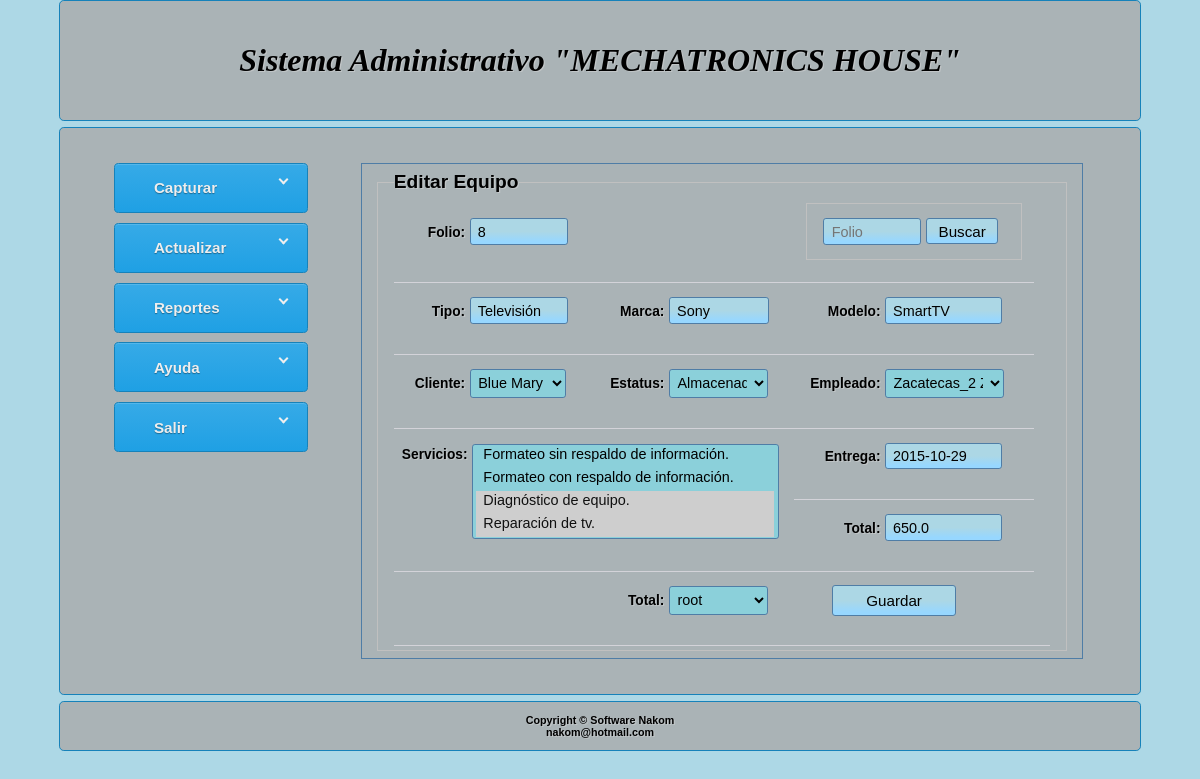
Before: /administrative/equip/edit/23/ with the older database file.
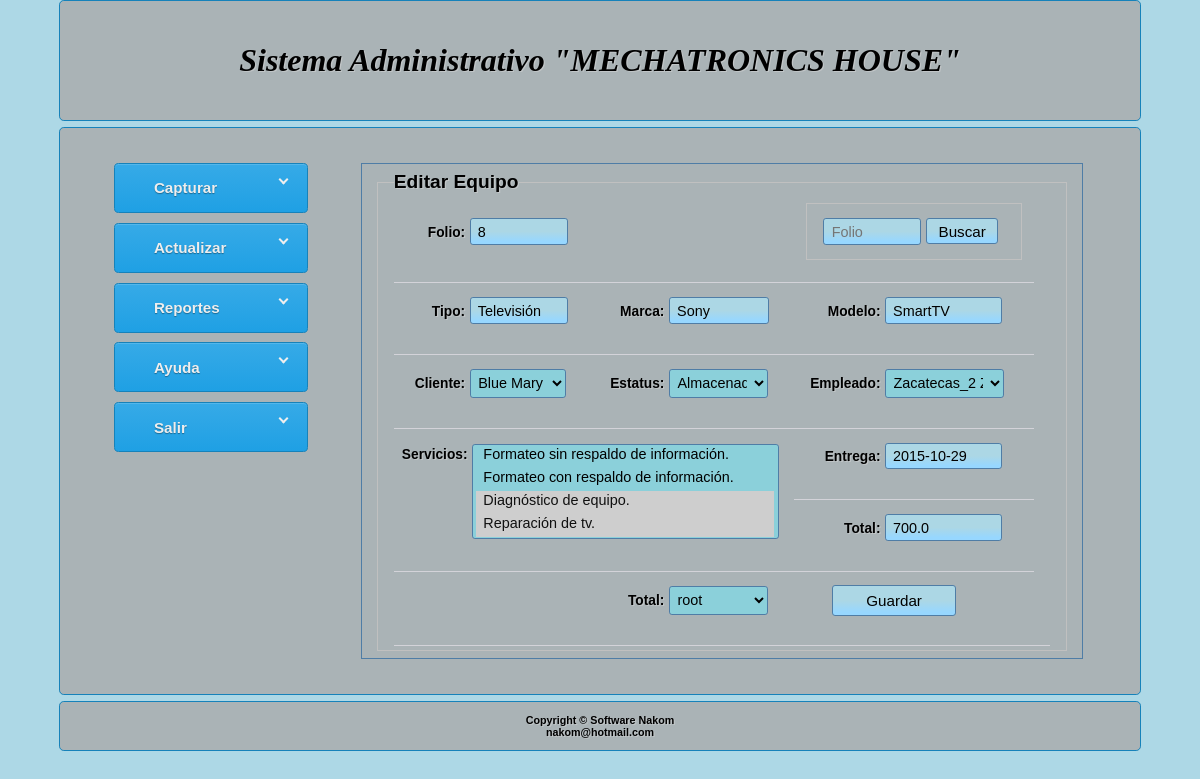
After: the same page with the newer database file.
### mechatronics/models.py (models this page shows, shortened)
class Equipo(models.Model):
    CHOICES_ESTATUS = (
        ('almacenado', 'Almacenado'),
        ('diagnosticado', 'Diagnosticado'),
        ('reparado', 'Reparado'),
        ('entregado', 'Entregado'),
        ('inreparable', 'Irreparable'),
    )
    folio = models.CharField(max_length=6, unique=True, help_text='Número de Folio')
    tipo = models.CharField(max_length=22, help_text='Información del equipo')
    marca = models.CharField(max_length=22, help_text='Marca del equipo')
    modelo = models.CharField(max_length=22, help_text='Modelo del equipo')
    ingreso = models.DateField(auto_now=True,
                               help_text='Fecha de ingreso del equipo')
    entrega = models.DateField(help_text='Fecha tentativa de entrega')
    estatus = models.CharField(max_length=13, default='almacenado',
                               choices=CHOICES_ESTATUS)
    servicios = models.ManyToManyField(Servicio,
                                       help_text='Servicios aplicados')
    total = models.FloatField(default=0.0, verbose_name='Costo total')
    cliente = models.ForeignKey(Cliente,
                                help_text='Propietario del equipo')
    empleado = models.ForeignKey(Empleado, verbose_name='Asignación',
                                 help_text='Empleado asignado al equipo')
    registro = models.ForeignKey(User, verbose_name='Registró',
                                 help_text='Usuario que registró el equipo')

### mechatronics/views.py (the view, shortened to what this page needs)
# urls.py: url(r'^administrative/equip/edit/(?P<id_equip>.*)/$', views.equip_edit),
def equip_edit(request, id_equip):
    if request.method == 'GET':
        equip = Equipo.objects.get(id=id_equip)
        form_equip = FormEquipo(instance=equip)
        p = request.GET.get('page')
        q = request.GET.dict()
        context = {'formEquip': form_equip, 'query': q, 'page': p}
        template_name = 'mechatronics/equip_edit.html'
        return render(request, template_name, context)
    return HttpResponseRedirect(url)

### mechatronics/forms.py
class FormEquipo(ModelForm):
    class Meta:
        model = Equipo
        fields = ['folio', 'tipo', 'marca', 'modelo',
                  'entrega', 'estatus', 'servicios',
                  'total', 'cliente', 'empleado', 'registro']

### mechatronics/models.py (called while the page is built)
    def __unicode__(self):
        return '%s %s' % (self.nombre, self.apellido, )

    def __unicode__(self):
        return '%s %s' % (self.nombre, self.apellido, )

    def __unicode__(self):
        return self.servicio

### mechatronics/templates/mechatronics/equip_edit.html (shortened to what this page needs)
{% extends 'mechatronics/base_equip.html' %}
{% block title_2 %} Editar Equipo {% endblock %}

### mechatronics/templates/mechatronics/base_equip.html (shortened to what this page needs)
{% extends 'mechatronics/base.html' %}
{% block right_of_nav %}
    <fieldset>
        <legend>
            {% block title_2 %}{% endblock %}
        </legend>
        <form action='.' method='POST'> {% csrf_token %}
          <table>
            <tr>
              <td> {{ formEquip.folio.errors }} <label for="id_folio"> Folio: </label> {{ formEquip.folio }}  </td>
              <td> </td>
              <td>
                <fieldset>
                    <input type="text" name="folioQuery" value=""  placeholder="Folio">
                    <input type="submit" name="submitFolio" value="Buscar" class="btn-buscar">
                </fieldset>
              </td>
            <tr>
              <td> {{ formEquip.tipo.errors }} <label for="id_tipo"> Tipo: </label> {{ formEquip.tipo }} </td>
              <td> {{ formEquip.marca.errors }} <label for='id_marca'> Marca: </label> {{ formEquip.marca }} </td>
              <td> {{ formEquip.modelo.errors }} <label for='id_modelo'> Modelo: </label> {{ formEquip.modelo }} </td>
            </tr>
            <tr>
              <td>{{ formEquip.cliente.errors }} <label for='id_cliente'> Cliente: </label> {{ formEquip.cliente }}</td>
              <td> {{ formEquip.estatus.errors }} <label for="id_estatus"> Estatus: </label> {{ formEquip.estatus }} </td>
              <td> {{ formEquip.empleado.errors }} <label for="empleado"> Empleado: </label> {{ formEquip.empleado }} </td>
            </tr>
            <tr>
              <td colspan="2" rowspan="2">
                  {{ formEquip.servicios.errors }} <label for='id_servicios'> Servicios: </label> {{formEquip.servicios}}
              </td>
              <td> {{ formEquip.entrega.errors }} <label for='id_entrega'> Entrega: </label> {{ formEquip.entrega }} </td>
            </tr>
            <tr>
              <td> {{ formEquip.total.errors }} <label for="total"> Total: </label> {{ formEquip.total }} </td>
            </tr>
            <tr>
              <td> </td>
              <td> {{ formEquip.registro.errors }} <label for="total"> Total: </label> {{ formEquip.registro }} </td>
              <td> {{ formEquip.empleado.errors }} <input type='submit' name ='submitEquip' value='Guardar' class='btn-guardar'/> </td>
              <td> </td>
            </tr>
          </table>
        </form>
    </fieldset>
{% endblock %}

### mechatronics/templates/mechatronics/base.html (shortened to what this page needs)
{% load staticfiles %}
<!DOCTYPE html>
<html lang = "es">
<head>
    <link rel='stylesheet' type='text/css' href="{% static 'css/normalize.css' %}"/>
    <link rel='stylesheet' type='text/css' href="{% static 'mechatronics/css/base.css' %}"/>
    <link rel='stylesheet' type='text/css' href="{% static 'mechatronics/css/base_forms.css' %}"/>
    <link rel='stylesheet' type='text/css' href="{% static 'mechatronics/css/datepicker.css' %}"/>
    <link rel='stylesheet' type='text/css' href="{% static 'mechatronics/css/popups.css' %}"/>
</head>
<body>
    <div class='container'>
        <header>
            <div class='logo'>
                    <h1> Sistema Administrativo "MECHATRONICS HOUSE" </h1>
            </div>
        </header>
    </div>
    <div class='container'>
        <div class='wrapper'>
            <nav>
                <ul>
                    <li> <a href='#'> Capturar </a>
                    </li>
                    <li> <a href='#'> Actualizar </a>
                    </li>
                    <li> <a href='#'> Reportes </a>
                    </li>
                    <li> <a href='#'> Ayuda </a>
                    </li>
                    <li> <a href='#'> Salir </a>
                    </li>
                </ul>
            </nav>
            <div class="right_of_nav">
                {% block right_of_nav %}{% endblock %}
            </div>
        </div>
    </div>
    <footer class="container">
        <div class="bloque_footer">
            <h6>
                <br> Copyright © Software Nakom
                <br> nakom@hotmail.com
                <br> <br>
            </h6>
        </div>
    </footer>
</body>
</html>

### mechatronics/static/mechatronics/css/base.css (style rules this page uses)
* { margin: 0; padding: 0; }
body { background:lightblue; font-family:Arial, Helvetica, sans-serif; font-size: 1em; text-shadow: .08em .08em 0 rgba(216, 216, 216, 0.50); }
h1, h2, h3, h4, h5, h6 { text-align:center; }
h1 { font: oblique bold 2em cursive; }
.container { background: rgba(170, 170, 170, 0.8); border: 1px solid #1682ba; -webkit-border-radius: 0.3em 0.3em 0.3em 0.3em; -moz-border-radius: 0.3em 0.3em 0.3em 0.3em; border-radius: 0.3em 0.3em 0.3em 0.3em; margin: 0 auto; margin-bottom: 0.5%; width:90%; }
.wrapper { padding: 2.2em 5%; }
header { margin: 0 5%; }
header .logo { display: inline-block; padding: 2% 0px 2% 0px; width: 100% ; }
nav { display: inline-block; font-family: Helvetica, Arial; width: 20%; }
nav ul { list-style: none; margin: 0em; padding: 0em; }
nav ul li { cursor: pointer; }
nav > ul > li > a { background: #eee; background: -webkit-linear-gradient( #36aae7, #1fa0e4 ); background: -moz-linear-gradient( #36aae7, #1fa0e4 ); background: -o-linear-gradient( #36aae7, #1fa0e4 ); background: -ms-linear-gradient( #36aae7, #1fa0e4 ); background: linear-gradient( #36aae7, #1fa0e4 ); display: block; color: #eee; font-size: 0.95em; font-weight: bold; border: 1px solid #1682ba; -webkit-border-radius: 0.3em 0.3em 0.3em 0.3em; -moz-border-radius: 0.3em 0.3em 0.3em 0.3em; border-radius: 0.3em 0.3em 0.3em 0.3em; box-shadow: inset 0 1px 0 rgba( 255, 255, 255, 0.15 ); margin-top: 5%; padding: 8% 2% 8% 20%; position: relative; text-decoration: none; text-shadow: 0 1px 1px rgba( 0, 0, 0, 0.35 ); }
nav > ul > li > a::after { content: ''; display: block; height: 5px; position: absolute; right: 20px; top: 12px; border-top: 2px solid #eeeeee; border-left: 2px solid #eeeeee; -webkit-transform: rotate(-135deg); -moz-transform: rotate(-135deg); -ms-transform: rotate(-135deg); -o-transform: rotate(-135deg); transform: rotate(-135deg); width: 5px; }
nav > ul > li:first-child { margin-top: -5%; }
.right_of_nav { border: solid 0.1em #4F7DA6; display:inline-block; margin-left: 5%; vertical-align: top; width: 74%; }

### mechatronics/static/mechatronics/css/base_forms.css (style rules this page uses)
label { display: inline-block; font-size: 0.86em; font-weight: bold; text-align: right; height: 1.2em; margin: 0.7em 0%; padding: 0.25em 0em; width: 35%; }
select, input[type='text'], input[type='number'], input[type='submit'], input[type='password'] { background: lightblue; background: -webkit-gradient( linear, left top, left bottom, color-stop(0.5, #ACD7E5), color-stop(0.9, #97d7ff )); background: linear-gradient( to bottom, #ACD7E5 50%, #97d7ff 90% ); border: 0.1em solid #4F7DA6; border-radius: 0.2em; -moz-border-radius: 0.2em; -webkit-border-radius: 0.2em; -o-border-radius: 0.2em; display: inline-block; font-size: 0.90em; height: 1.2em; margin: 0.7em 0%; padding: 0.25em 0.5em; width: 45%; }
select, input[type='text']:focus, input[type='number']:focus, input[type='submit']:focus, input[type='password']:focus { background: #8BD0DA; }
input[type='submit'] { font-size: 0.95em; height: 2em; margin: 0.5em 0em; padding: 0em; }
select { display: inline-block;; font-size: 0.9em; height: 2em; margin: 0.7em 0%; padding: 0.05em 0.25em; width: 62%; }
select option { font-size: 1em; height: 1.5em; padding: 0.05em 0.5em; }

### mechatronics/templates/mechatronics/base_equip.html (style rules this page uses)
fieldset { margin: 1% 2%; padding: 0.25em 1em; }
legend { font-size:1.2em; font-weight:bold; }
table { width: 100%; }
td, th { border-bottom:1px solid #D3D3D9; text-align:left; padding:0.25em 0.5em 1.25em 0.5em; }
label[for='id_servicios'] { vertical-align: top; width: 17%; }
select { width: 53%; }
input.btn-buscar { height: 1.7em; width: 40%; }
input.btn-guardar { margin-left: 2em; width: 55%; }
#id_servicios { height: 80%; width: 80%; }

Changed rows visible on the page:
changed Equipo "Televisión": total "650.0" → "700.0"
